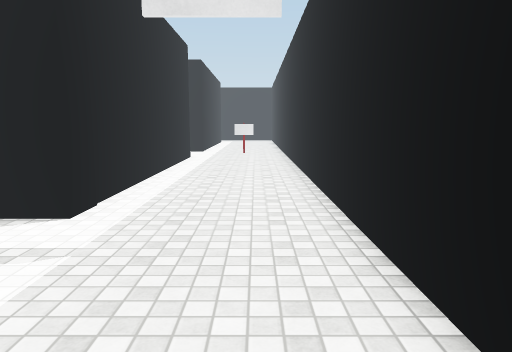
view 1 (above)

20 first-person views from a walk through a Unity game level. The camera is 1.5 m above the floor, tilts 8° down and sees 70° across. The floor is counted in squares, 1 m on a side. Each view is taken from the middle of a square. On the plan, view 1 faces up. The plan holds only what a view shows up to about 16 squares ahead; the rest is blank. The place goes on beyond the plan. The player character is not drawn. Surface patterns are stand-ins for the level's own textures.

view 2
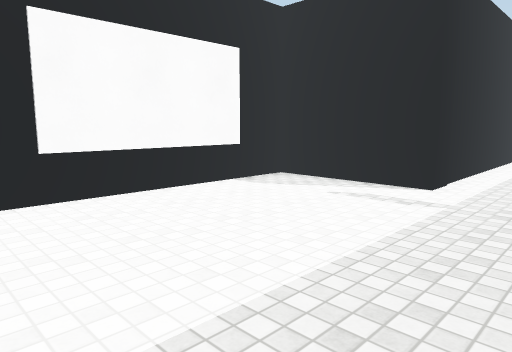

view 3
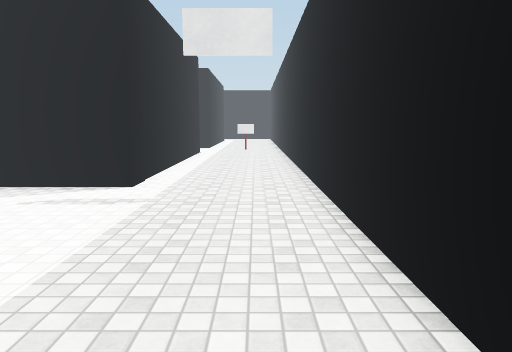

view 4
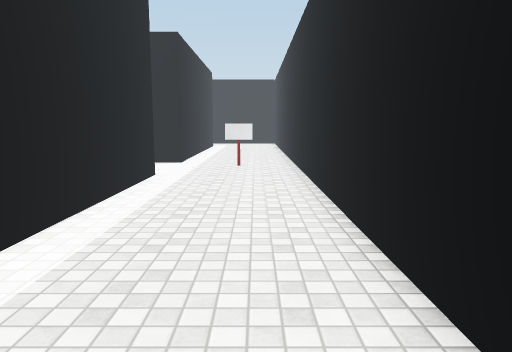

view 5
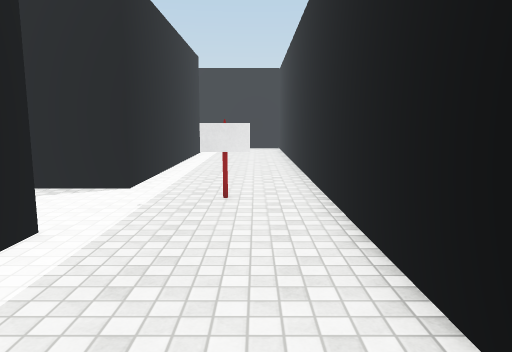

view 6
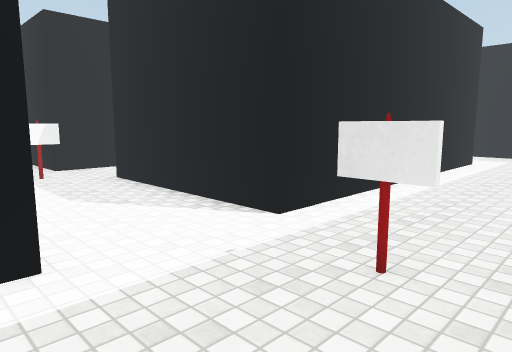

view 7
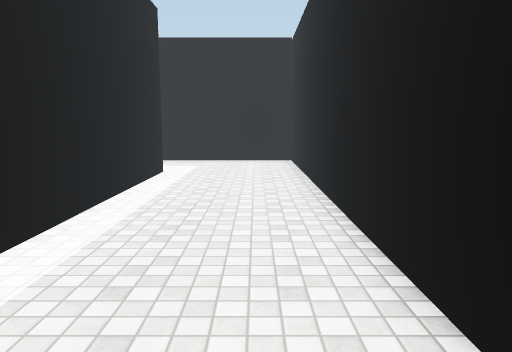

view 8
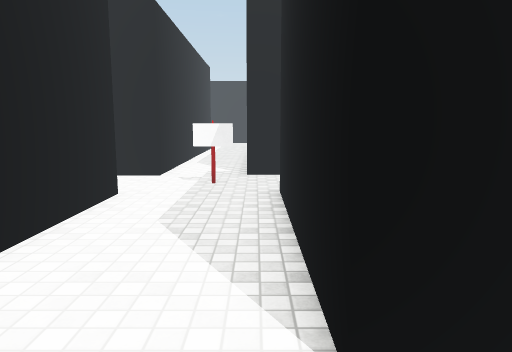

view 9
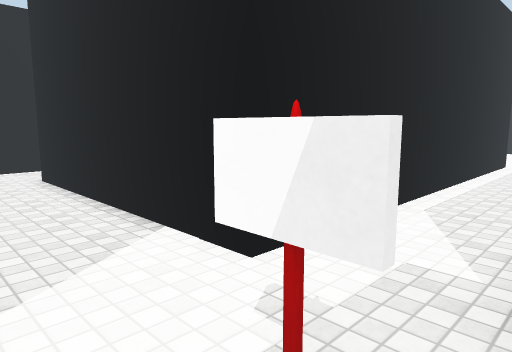

view 10
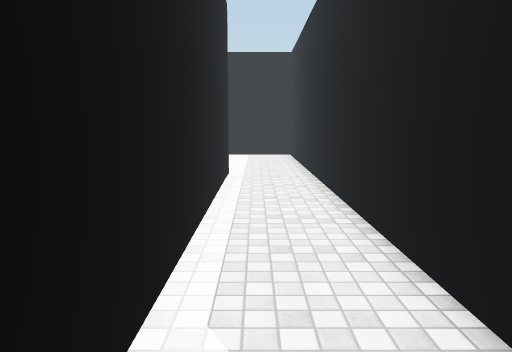

view 11
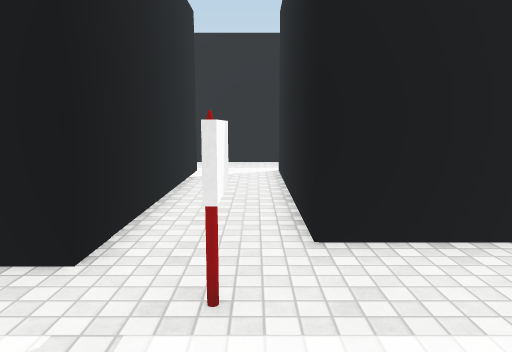

view 12
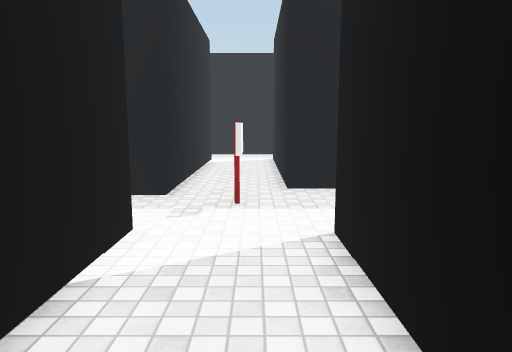

view 13
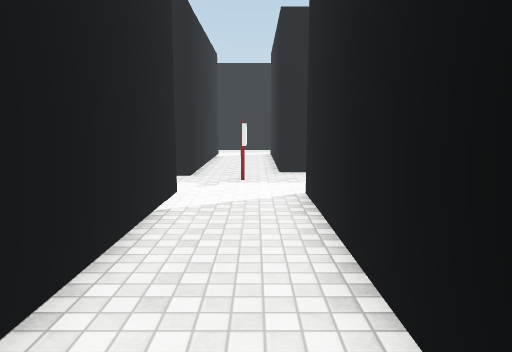

view 14
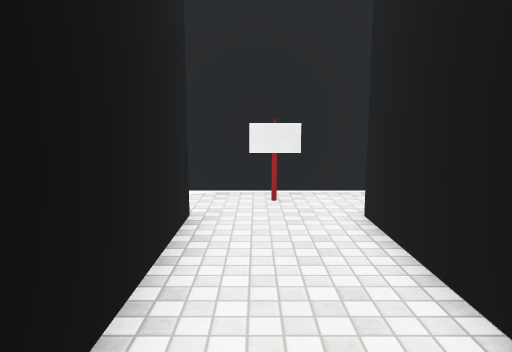

view 15
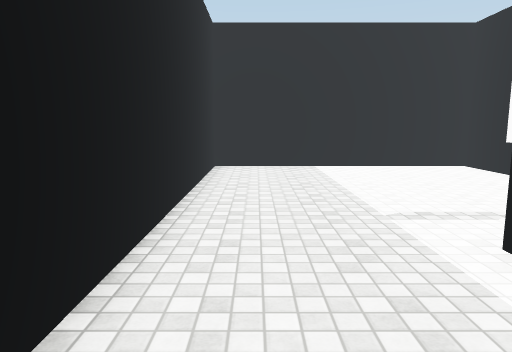

view 16
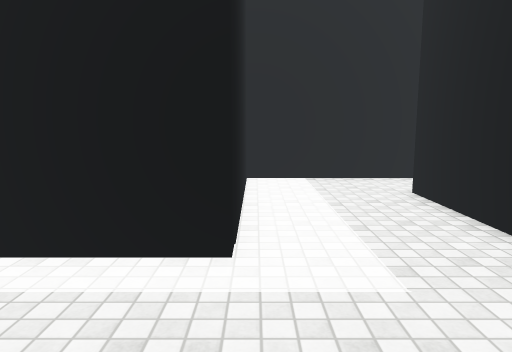

view 17
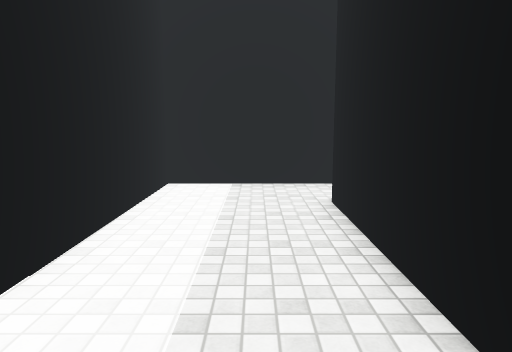

view 18
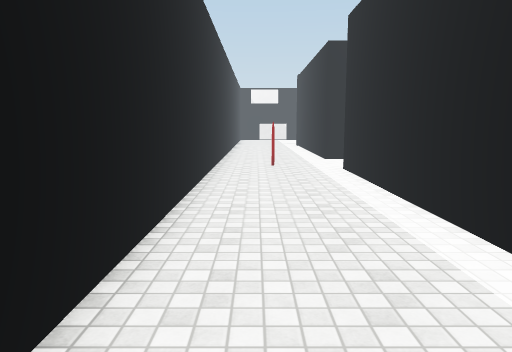

view 19
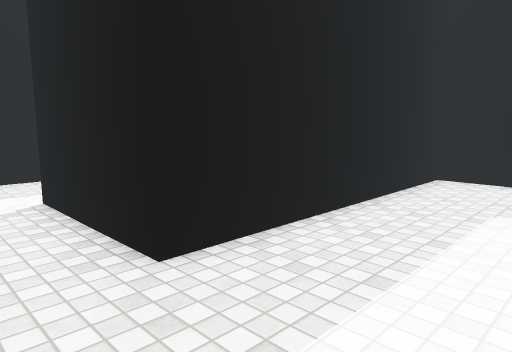

view 20
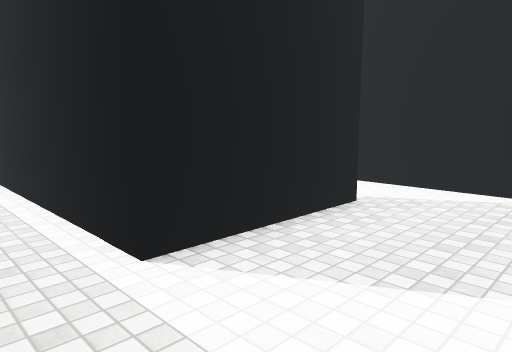

### Floor plan
Points are (right, up) in squares from view 1. A wall is a line through its corners. A room is listed if a view was taken in it or the views show most of it. See-through windows are left out.
Room 1 (views 1, 2, 3, 4, 5, 6, 7, 8, 9, 11, 12, 13, 14, 15, 16, 17, 18, 19)
walls: (0, 19.4) (-1.1, 19.4) (-0.1, 19.4); (-10.3, 19.5) (-10.3, 18.4); (-11.8, 17.1) (-11.8, 9); (-8.9, 9) (-8.9, 17) (-3, 17) (-3, 5.7) (-7.6, 5.7) (-7.6, -3.3) (1.5, -3.3) (1.5, 35.9); (-11, 7.9) (-9.9, 7.9); (-11.8, 28.1) (-11.8, 19.7); (-10.6, 6.7) (-8.4, 6.7); (-9, 30.7) (-12.4, 30.7); (1.5, 35.5) (-7, 35.5) (-7, 39.5); (-9.3, 36.5) (-9.3, 31.7) (-3, 31.7) (-3, 20.5) (-9.2, 20.5) (-9.2, 28)
ways out: opening at (-12, 18.5) to room 2; opening at (-11, 8)
Room 2 (views 10, 20)
walls: (-24.4, 12.5) (-24.4, 17.1) (-11.8, 17.1); (-26.5, 10.1) (-23, 10.1); (-11.8, 19.7) (-28.5, 19.7)
ways out: opening at (-12, 18.5) to room 1; opening at (-24, 11.5)

Positions as (right, up) in squares from view 1, and headings:
1: (0, 0), facing up
2: (0, -3), facing up-left
3: (0, -3), facing up
4: (0, 6), facing up
5: (0, 12), facing up
6: (1, 16), facing up-left
7: (0, 20), facing up
8: (-1, 20), facing left
9: (-9, 20), facing down-left
10: (-13, 18), facing left
11: (-10, 16), facing up
12: (-10, 12), facing up
13: (-10, 9), facing up
14: (-10, 15), facing down
15: (0, 10), facing down
16: (1, 32), facing left
17: (0, 34), facing left
18: (0, 33), facing down
19: (-9, 32), facing up-right
20: (-28, 19), facing down-right
